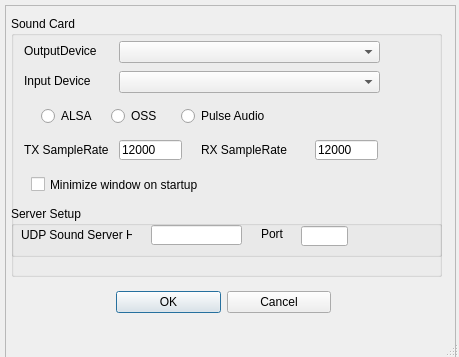
<?xml version="1.0" encoding="UTF-8"?>
<ui version="4.0">
 <class>devicesDialog</class>
 <widget class="QDialog" name="devicesDialog">
  <property name="geometry">
   <rect>
    <x>0</x>
    <y>0</y>
    <width>459</width>
    <height>357</height>
   </rect>
  </property>
  <property name="windowTitle">
   <string>Dialog</string>
  </property>
  <property name="sizeGripEnabled">
   <bool>true</bool>
  </property>
  <widget class="QScrollArea" name="scrollArea">
   <property name="geometry">
    <rect>
     <x>5</x>
     <y>5</y>
     <width>451</width>
     <height>676</height>
    </rect>
   </property>
   <property name="verticalScrollBarPolicy">
    <enum>Qt::ScrollBarAsNeeded</enum>
   </property>
   <property name="horizontalScrollBarPolicy">
    <enum>Qt::ScrollBarAsNeeded</enum>
   </property>
   <property name="widgetResizable">
    <bool>false</bool>
   </property>
   <widget class="QWidget" name="scrollAreaWidgetContents">
    <property name="geometry">
     <rect>
      <x>0</x>
      <y>0</y>
      <width>443</width>
      <height>654</height>
     </rect>
    </property>
    <widget class="QGroupBox" name="groupBox">
     <property name="geometry">
      <rect>
       <x>5</x>
       <y>10</y>
       <width>431</width>
       <height>261</height>
      </rect>
     </property>
     <property name="title">
      <string>Sound Card</string>
     </property>
     <widget class="QComboBox" name="outputDevice">
      <property name="geometry">
       <rect>
        <x>108</x>
        <y>25</y>
        <width>261</width>
        <height>22</height>
       </rect>
      </property>
     </widget>
     <widget class="QComboBox" name="inputDevice">
      <property name="geometry">
       <rect>
        <x>108</x>
        <y>55</y>
        <width>261</width>
        <height>22</height>
       </rect>
      </property>
     </widget>
     <widget class="QLabel" name="label">
      <property name="geometry">
       <rect>
        <x>13</x>
        <y>25</y>
        <width>91</width>
        <height>19</height>
       </rect>
      </property>
      <property name="text">
       <string>OutputDevice</string>
      </property>
     </widget>
     <widget class="QLabel" name="label_2">
      <property name="geometry">
       <rect>
        <x>13</x>
        <y>55</y>
        <width>71</width>
        <height>19</height>
       </rect>
      </property>
      <property name="text">
       <string>Input Device</string>
      </property>
     </widget>
     <widget class="QCheckBox" name="minimizeonStart">
      <property name="geometry">
       <rect>
        <x>20</x>
        <y>160</y>
        <width>201</width>
        <height>17</height>
       </rect>
      </property>
      <property name="text">
       <string>Minimize window on startup</string>
      </property>
     </widget>
     <widget class="QLineEdit" name="txSamplerate">
      <property name="geometry">
       <rect>
        <x>108</x>
        <y>124</y>
        <width>63</width>
        <height>20</height>
       </rect>
      </property>
      <property name="text">
       <string>12000</string>
      </property>
     </widget>
     <widget class="QLineEdit" name="rxSamplerate">
      <property name="geometry">
       <rect>
        <x>304</x>
        <y>124</y>
        <width>63</width>
        <height>20</height>
       </rect>
      </property>
      <property name="text">
       <string>12000</string>
      </property>
     </widget>
     <widget class="QLabel" name="label_6">
      <property name="geometry">
       <rect>
        <x>13</x>
        <y>125</y>
        <width>91</width>
        <height>18</height>
       </rect>
      </property>
      <property name="text">
       <string>TX SampleRate</string>
      </property>
     </widget>
     <widget class="QLabel" name="label_7">
      <property name="geometry">
       <rect>
        <x>190</x>
        <y>125</y>
        <width>91</width>
        <height>18</height>
       </rect>
      </property>
      <property name="text">
       <string>RX SampleRate</string>
      </property>
     </widget>
     <widget class="QRadioButton" name="ALSA">
      <property name="geometry">
       <rect>
        <x>30</x>
        <y>90</y>
        <width>71</width>
        <height>20</height>
       </rect>
      </property>
      <property name="text">
       <string>ALSA</string>
      </property>
     </widget>
     <widget class="QRadioButton" name="OSS">
      <property name="geometry">
       <rect>
        <x>100</x>
        <y>90</y>
        <width>61</width>
        <height>20</height>
       </rect>
      </property>
      <property name="text">
       <string>OSS</string>
      </property>
     </widget>
     <widget class="QRadioButton" name="PULSE">
      <property name="geometry">
       <rect>
        <x>170</x>
        <y>90</y>
        <width>91</width>
        <height>20</height>
       </rect>
      </property>
      <property name="text">
       <string>Pulse Audio</string>
      </property>
     </widget>
     <widget class="QGroupBox" name="groupBox_2">
      <property name="geometry">
       <rect>
        <x>0</x>
        <y>190</y>
        <width>431</width>
        <height>51</height>
       </rect>
      </property>
      <property name="title">
       <string>Server Setup</string>
      </property>
      <widget class="QLabel" name="label_8">
       <property name="geometry">
        <rect>
         <x>10</x>
         <y>20</y>
         <width>111</width>
         <height>18</height>
        </rect>
       </property>
       <property name="text">
        <string>UDP Sound Server Host</string>
       </property>
      </widget>
      <widget class="QLineEdit" name="UDPTXPort">
       <property name="geometry">
        <rect>
         <x>290</x>
         <y>20</y>
         <width>47</width>
         <height>20</height>
        </rect>
       </property>
      </widget>
      <widget class="QLineEdit" name="UDPTXHost">
       <property name="geometry">
        <rect>
         <x>140</x>
         <y>19</y>
         <width>91</width>
         <height>20</height>
        </rect>
       </property>
      </widget>
      <widget class="QLabel" name="label_3">
       <property name="geometry">
        <rect>
         <x>250</x>
         <y>20</y>
         <width>31</width>
         <height>16</height>
        </rect>
       </property>
       <property name="text">
        <string>Port</string>
       </property>
      </widget>
     </widget>
    </widget>
    <widget class="QWidget" name="layoutWidget">
     <property name="geometry">
      <rect>
       <x>110</x>
       <y>280</y>
       <width>215</width>
       <height>33</height>
      </rect>
     </property>
     <layout class="QHBoxLayout">
      <property name="spacing">
       <number>6</number>
      </property>
      <property name="leftMargin">
       <number>0</number>
      </property>
      <property name="topMargin">
       <number>0</number>
      </property>
      <property name="rightMargin">
       <number>0</number>
      </property>
      <property name="bottomMargin">
       <number>0</number>
      </property>
      <item>
       <widget class="QPushButton" name="okButton">
        <property name="text">
         <string>OK</string>
        </property>
       </widget>
      </item>
      <item>
       <widget class="QPushButton" name="cancelButton">
        <property name="text">
         <string>Cancel</string>
        </property>
       </widget>
      </item>
     </layout>
    </widget>
   </widget>
  </widget>
 </widget>
 <resources/>
 <connections/>
</ui>
